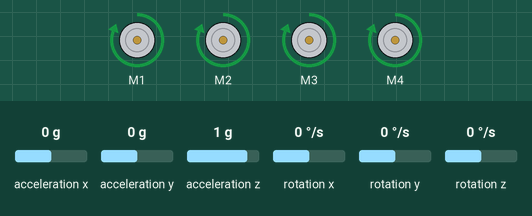
Bench run of a sketch on a simulated Arduino Uno, built with avr-gcc and run on an emulated ATmega328P. Shown: 4 × DC motor (green arrow = forward, orange = backward, longer = faster). Inputs (shaded band) come from the test bench; at power-on: rotation y 0 °/s, acceleration x 0 g, acceleration y 0 g, acceleration z 1 g, rotation x 0 °/s, rotation z 0 °/s. What the sketch prints to the serial monitor is not drawn.

Above: at 1.2 s.
1.3 s: rotation y set to -2 °/s
4.3 s: rotation y set to -5 °/s
At 6.0 s:
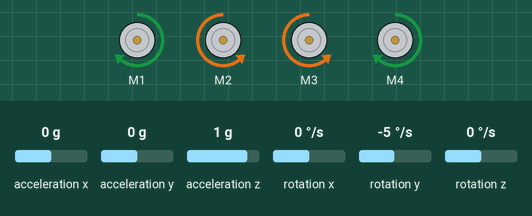
6.6 s: rotation y set to 1 °/s
9.6 s: rotation y set to 4 °/s
At 12.0 s:
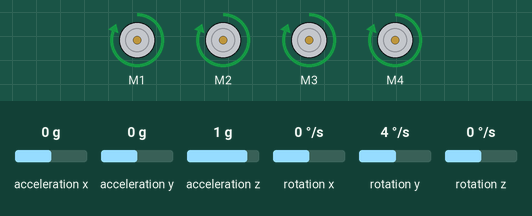
12.6 s: rotation y set to 6 °/s
At 15.4 s:
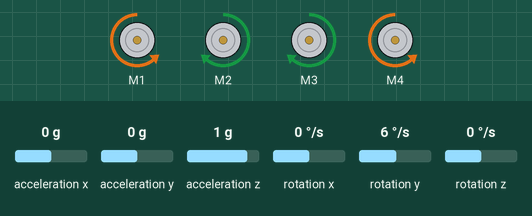
15.6 s: rotation y set to -192 °/s
At 17.0 s:
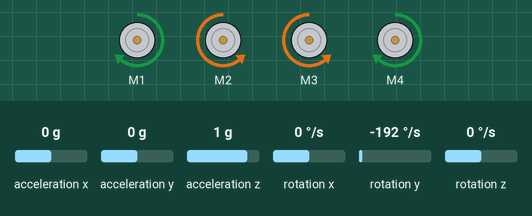
Timing chart, 0 to 18.2 s (numbered marks = the images above; inputs shaded):
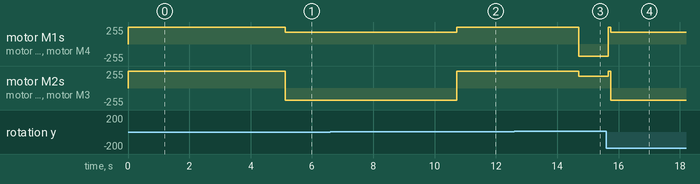

The sketch:

GyroScope_Regulation_AIDE_nocali.ino
```cpp
#include <Arduino.h>
#include <AFMotor.h>
#include <QuadratureEncoder.h>
#include "I2Cdev.h"
#include "MPU6050.h"
#include "Wire.h"

MPU6050 sensor;
// Valores RAW (sin procesar) del acelerometro y giroscopio en los ejes x,y,z
int ax, ay, az;
int gx, gy, gz;

//Variables usadas por el filtro pasa bajos
long f_ax,f_ay, f_az;
int p_ax, p_ay, p_az;
long f_gx,f_gy, f_gz;
int p_gx, p_gy, p_gz;
int counter=0;
int calibrated;


//Valor de los offsets
int ax_o,ay_o,az_o;
int gx_o,gy_o,gz_o;

int alpha = 0;
long tiempo_prev;
float dt;
float ang_x, ang_y, ang_z; // Added ang_z for Z-axis rotation
float ang_x_prev, ang_y_prev, ang_z_prev; // Added ang_z_prev for Z-axis rotation


// Define motors & encoders
AF_DCMotor motor1(1); // Motor 1 on the Adafruit Motor Shield
AF_DCMotor motor2(2); // Motor 2 on the Adafruit Motor Shield
AF_DCMotor motor3(3); // Motor 3 on the Adafruit Motor Shield
AF_DCMotor motor4(4); // Motor 4 on the Adafruit Motor Shield
// Encoders leftEncoder1(A8, A9); // Encoder for motor1
// Encoders leftEncoder2(A10, A11); // Encoder for motor2
// Encoders rightEncoder1(A12, A13); // Encoder for motor3
// Encoders rightEncoder2(A14, A15); // Encoder for motor4

const int pwmValueA = 225; // Maximum PWM value (full speed)
const int pwmValueB = 225; // Maximum PWM value (full speed)
const unsigned long interval = 1000; // Interval for turning motors on and off (in milliseconds)
unsigned long lastMilli = 0;

unsigned long lastTime = 0;
int step = 1;

class Move {
  public:
    void forward() {
      motor1.run(FORWARD);
      motor2.run(FORWARD);
      motor3.run(FORWARD);
      motor4.run(FORWARD);
    }

    void backward() {
      motor1.run(BACKWARD);
      motor2.run(BACKWARD);
      motor3.run(BACKWARD);
      motor4.run(BACKWARD);
    }

    void left() {
      motor1.run(FORWARD);
      motor2.run(FORWARD);
      motor3.run(BACKWARD);
      motor4.run(BACKWARD);
    }

    void right() {
      motor1.run(BACKWARD);
      motor2.run(BACKWARD);
      motor3.run(FORWARD);
      motor4.run(FORWARD);
    }

    void stop() {
      motor1.run(RELEASE);
      motor2.run(RELEASE);
      motor3.run(RELEASE);
      motor4.run(RELEASE);
    }

    void rotate(bool clockwise, int speed) {
      motor1.setSpeed(speed);
      motor2.setSpeed(speed);
      motor3.setSpeed(speed);
      motor4.setSpeed(speed);
      if (clockwise) {
        motor1.run(BACKWARD);
        motor2.run(FORWARD);
        motor3.run(FORWARD);
        motor4.run(BACKWARD);
      } else {
        motor1.run(FORWARD);
        motor2.run(BACKWARD);
        motor3.run(BACKWARD);
        motor4.run(FORWARD);
      }
    }
};

Move move;

void setup() {
  Serial.begin(9600);
  // put your setup code here, to run once:
    Wire.begin();           // Iniciando I2C
  sensor.initialize();    // Iniciando el sensor

  if (sensor.testConnection()) Serial.println("Sensor iniciado correctamente");
  else Serial.println("Error al iniciar el sensor");

  motor1.setSpeed(pwmValueA);
  motor2.setSpeed(pwmValueB);
  motor3.setSpeed(pwmValueA);
  motor4.setSpeed(pwmValueB);
}

void loop() {
  //MPU code
  // Leer las aceleraciones y velocidades angulares
  sensor.getAcceleration(&ax, &ay, &az);
  sensor.getRotation(&gx, &gy, &gz);

  dt = (millis() - tiempo_prev) / 1000.0;
  tiempo_prev = millis();

  ang_y = ang_y_prev + (gy / 131.0) * dt; // Z-axis rotation using gyroscope only

  ang_x_prev = ang_x;
  ang_y_prev = ang_y;
  ang_z_prev = ang_z;

  Serial.print("\tRotacion en Z: ");
  Serial.println(ang_z);

  if (ang_y >= alpha + 10) {
    move.rotate(true, 180);
  } else if (ang_y <= alpha - 10){
    move.rotate(false, 180);
  } else if (ang_y > alpha -10 || ang_y < alpha + 10){
      motor1.setSpeed(255);
  motor2.setSpeed(255);
  motor3.setSpeed(255);
  motor4.setSpeed(255);
  move.forward();
  }

}
```

Measured:
- the behaviour switches between -3 and -4 °/s on rotation y (found by bisection; images 0 and 1)
- the behaviour switches between 2 and 3 °/s on rotation y (found by bisection; images 1 and 2)
- the behaviour switches between 4 and 5 °/s on rotation y (found by bisection; images 2 and 3)
- after the input at 1.3 s, every drawn part: stays the same
- after the input at 4.3 s, motor M1, motor M4: forward 255/255 → forward 180/255 after 0.84 s instead of 2.0 s; motor M2, motor M3: forward 255/255 → backward 180/255 after 0.84 s instead of 2.0 s
- after the input at 6.6 s, every drawn part: stays the same
- after the input at 9.6 s, motor M1, motor M4: forward 180/255 → forward 255/255 after 1.1 s; motor M2, motor M3: backward 180/255 → forward 255/255 after 1.1 s
- after the input at 12.6 s, motor M1, motor M4: forward 255/255 → backward 180/255 after 2.1 s; motor M2, motor M3: forward 255/255 → forward 180/255 after 2.1 s
- after the input at 15.6 s, motor M1, motor M4: backward 180/255 → forward 255/255 after 0.06 s, → forward 180/255 0.09 s later; motor M2, motor M3: forward 180/255 → forward 255/255 after 0.06 s, → backward 180/255 0.09 s later
